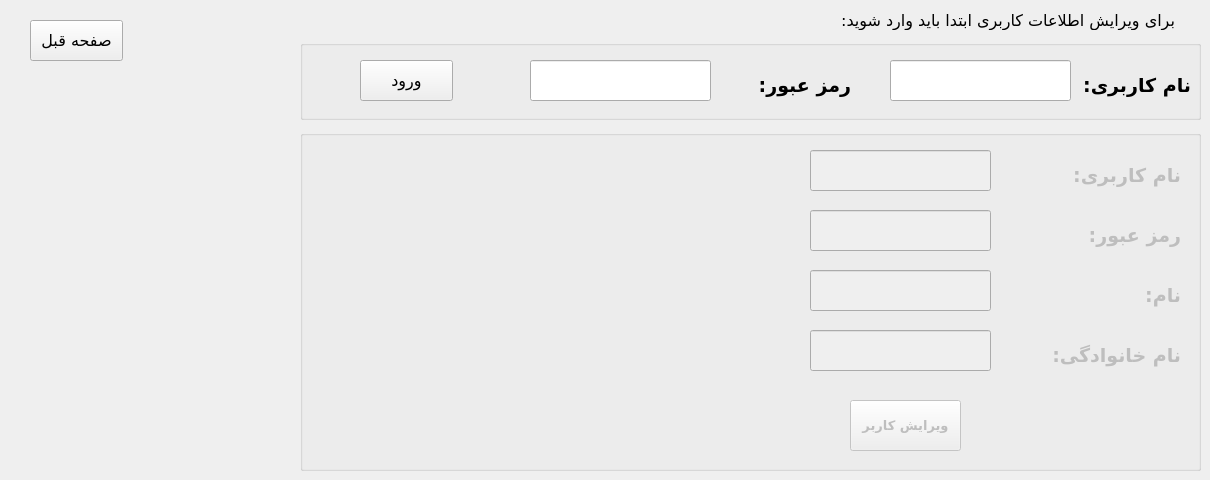
      <widget class="QWidget" name="tab_15">
       <attribute name="title">
        <string>Tab 2</string>
       </attribute>
       <widget class="QLabel" name="label_17">
        <property name="geometry">
         <rect>
          <x>834</x>
          <y>10</y>
          <width>341</width>
          <height>20</height>
         </rect>
        </property>
        <property name="font">
         <font>
          <family>Vazir</family>
          <pointsize>12</pointsize>
         </font>
        </property>
        <property name="layoutDirection">
         <enum>Qt::RightToLeft</enum>
        </property>
        <property name="text">
         <string>برای ویرایش اطلاعات کاربری ابتدا باید وارد شوید:</string>
        </property>
       </widget>
       <widget class="QGroupBox" name="groupBox_5">
        <property name="geometry">
         <rect>
          <x>300</x>
          <y>40</y>
          <width>901</width>
          <height>80</height>
         </rect>
        </property>
        <property name="title">
         <string/>
        </property>
        <widget class="QLabel" name="products_details_label_16">
         <property name="geometry">
          <rect>
           <x>440</x>
           <y>30</y>
           <width>111</width>
           <height>31</height>
          </rect>
         </property>
         <property name="font">
          <font>
           <family>Vazir</family>
           <pointsize>14</pointsize>
           <weight>75</weight>
           <bold>true</bold>
          </font>
         </property>
         <property name="text">
          <string>رمز عبور:</string>
         </property>
        </widget>
        <widget class="QLineEdit" name="lineEdit_8">
         <property name="geometry">
          <rect>
           <x>230</x>
           <y>20</y>
           <width>181</width>
           <height>41</height>
          </rect>
         </property>
         <property name="font">
          <font>
           <pointsize>14</pointsize>
          </font>
         </property>
         <property name="echoMode">
          <enum>QLineEdit::Password</enum>
         </property>
        </widget>
        <widget class="QLineEdit" name="lineEdit_9">
         <property name="geometry">
          <rect>
           <x>590</x>
           <y>20</y>
           <width>181</width>
           <height>41</height>
          </rect>
         </property>
         <property name="font">
          <font>
           <pointsize>14</pointsize>
          </font>
         </property>
        </widget>
        <widget class="QLabel" name="products_details_label_17">
         <property name="geometry">
          <rect>
           <x>780</x>
           <y>30</y>
           <width>111</width>
           <height>31</height>
          </rect>
         </property>
         <property name="font">
          <font>
           <family>Vazir</family>
           <pointsize>14</pointsize>
           <weight>75</weight>
           <bold>true</bold>
          </font>
         </property>
         <property name="text">
          <string>نام کاربری:</string>
         </property>
        </widget>
        <widget class="QPushButton" name="login_btn_2">
         <property name="geometry">
          <rect>
           <x>60</x>
           <y>20</y>
           <width>93</width>
           <height>41</height>
          </rect>
         </property>
         <property name="font">
          <font>
           <family>Vazir</family>
           <pointsize>12</pointsize>
           <weight>50</weight>
           <bold>false</bold>
          </font>
         </property>
         <property name="text">
          <string>ورود</string>
         </property>
        </widget>
       </widget>
       <widget class="QGroupBox" name="groupBox_6">
        <property name="enabled">
         <bool>false</bool>
        </property>
        <property name="geometry">
         <rect>
          <x>300</x>
          <y>130</y>
          <width>901</width>
          <height>341</height>
         </rect>
        </property>
        <property name="title">
         <string/>
        </property>
        <widget class="QLabel" name="products_details_label_18">
         <property name="geometry">
          <rect>
           <x>760</x>
           <y>150</y>
           <width>121</width>
           <height>31</height>
          </rect>
         </property>
         <property name="font">
          <font>
           <family>Vazir</family>
           <pointsize>14</pointsize>
           <weight>75</weight>
           <bold>true</bold>
          </font>
         </property>
         <property name="text">
          <string>نام:</string>
         </property>
        </widget>
        <widget class="QLabel" name="products_details_label_19">
         <property name="geometry">
          <rect>
           <x>730</x>
           <y>210</y>
           <width>151</width>
           <height>31</height>
          </rect>
         </property>
         <property name="font">
          <font>
           <family>Vazir</family>
           <pointsize>14</pointsize>
           <weight>75</weight>
           <bold>true</bold>
          </font>
         </property>
         <property name="text">
          <string>نام خانوادگی:</string>
         </property>
        </widget>
        <widget class="QLabel" name="products_details_label_20">
         <property name="geometry">
          <rect>
           <x>750</x>
           <y>30</y>
           <width>131</width>
           <height>31</height>
          </rect>
         </property>
         <property name="font">
          <font>
           <family>Vazir</family>
           <pointsize>14</pointsize>
           <weight>75</weight>
           <bold>true</bold>
          </font>
         </property>
         <property name="text">
          <string>نام کاربری:</string>
         </property>
        </widget>
        <widget class="QLabel" name="products_details_label_22">
         <property name="geometry">
          <rect>
           <x>760</x>
           <y>90</y>
           <width>121</width>
           <height>31</height>
          </rect>
         </property>
         <property name="font">
          <font>
           <family>Vazir</family>
           <pointsize>14</pointsize>
           <weight>75</weight>
           <bold>true</bold>
          </font>
         </property>
         <property name="text">
          <string>رمز عبور:</string>
         </property>
        </widget>
        <widget class="QPushButton" name="edit_user_btn_2">
         <property name="geometry">
          <rect>
           <x>550</x>
           <y>270</y>
           <width>111</width>
           <height>51</height>
          </rect>
         </property>
         <property name="font">
          <font>
           <family>Vazir</family>
           <pointsize>10</pointsize>
           <weight>75</weight>
           <bold>true</bold>
          </font>
         </property>
         <property name="text">
          <string>ویرایش کاربر</string>
         </property>
        </widget>
        <widget class="QLineEdit" name="lineEdit_10">
         <property name="geometry">
          <rect>
           <x>510</x>
           <y>20</y>
           <width>181</width>
           <height>41</height>
          </rect>
         </property>
         <property name="font">
          <font>
           <pointsize>14</pointsize>
          </font>
         </property>
        </widget>
        <widget class="QLineEdit" name="lineEdit_11">
         <property name="geometry">
          <rect>
           <x>510</x>
           <y>80</y>
           <width>181</width>
           <height>41</height>
          </rect>
         </property>
         <property name="font">
          <font>
           <pointsize>14</pointsize>
          </font>
         </property>
         <property name="echoMode">
          <enum>QLineEdit::Password</enum>
         </property>
        </widget>
        <widget class="QLineEdit" name="lineEdit_12">
         <property name="geometry">
          <rect>
           <x>510</x>
           <y>140</y>
           <width>181</width>
           <height>41</height>
          </rect>
         </property>
         <property name="font">
          <font>
           <pointsize>14</pointsize>
          </font>
         </property>
        </widget>
        <widget class="QLineEdit" name="lineEdit_13">
         <property name="geometry">
          <rect>
           <x>510</x>
           <y>200</y>
           <width>181</width>
           <height>41</height>
          </rect>
         </property>
         <property name="font">
          <font>
           <pointsize>14</pointsize>
          </font>
         </property>
        </widget>
       </widget>
       <widget class="QPushButton" name="prev_page_btn_5">
        <property name="geometry">
         <rect>
          <x>30</x>
          <y>20</y>
          <width>93</width>
          <height>41</height>
         </rect>
        </property>
        <property name="font">
         <font>
          <family>Vazir</family>
          <pointsize>12</pointsize>
         </font>
        </property>
        <property name="text">
         <string>صفحه قبل</string>
        </property>
       </widget>
      </widget>
